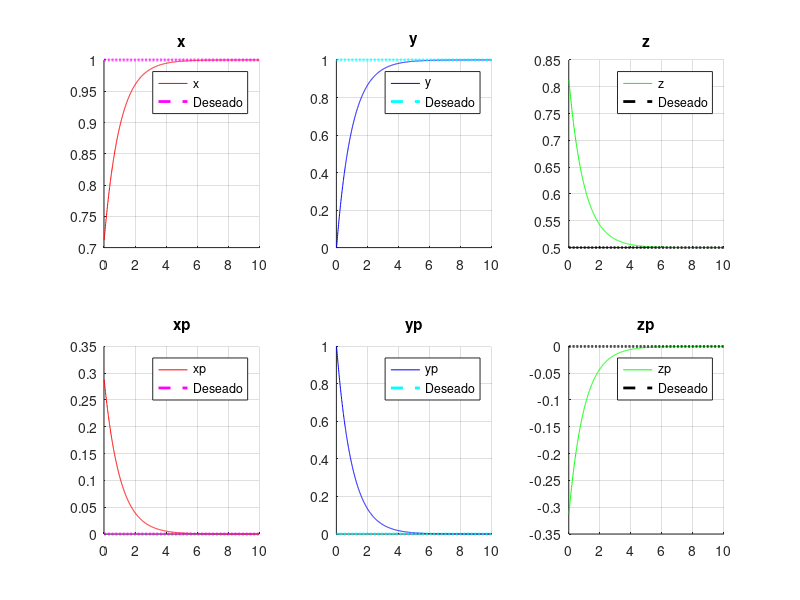
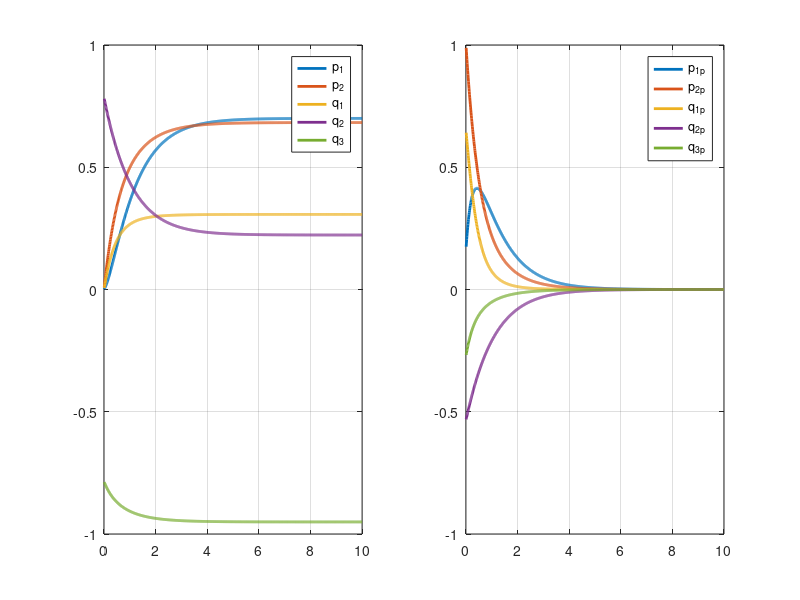

MATLAB code to generate these figures, in order:
%% Actividad 7: Manipulador en monociclo
close all; 
clear; clc;

%% Funciones
% Matriz Jacobiana
J = @(q) [cos(q(2)), - sin(q(2))/4 - q(1)*sin(q(2)) - (cos(q(2))*sin(q(3))*(5*cos(q(4) + q(5)) + 6*cos(q(4))))/20 - (cos(q(3))*sin(q(2))*(5*cos(q(4) + q(5)) + 6*cos(q(4))))/20, -(sin(q(2) + q(3))*(5*cos(q(4) + q(5)) + 6*cos(q(4))))/20, -(cos(q(2) + q(3))*(5*sin(q(4) + q(5)) + 6*sin(q(4))))/20, -(cos(q(2) + q(3))*sin(q(4) + q(5)))/4;
          sin(q(2)),   cos(q(2))/4 + q(1)*cos(q(2)) + (cos(q(2))*cos(q(3))*(5*cos(q(4) + q(5)) + 6*cos(q(4))))/20 - (sin(q(2))*sin(q(3))*(5*cos(q(4) + q(5)) + 6*cos(q(4))))/20,  (cos(q(2) + q(3))*(5*cos(q(4) + q(5)) + 6*cos(q(4))))/20, -(sin(q(2) + q(3))*(5*sin(q(4) + q(5)) + 6*sin(q(4))))/20, -(sin(q(2) + q(3))*sin(q(4) + q(5)))/4;
          0,                                                                                                                                0,                                               0,                 cos(q(4) + q(5))/4 + (3*cos(q(4)))/10,                 cos(q(4) + q(5))/4];
      
% Vector de traslacion (ultima columna de wTe)     
vt = @(q) [cos(q(2))/4 + cos(q(2))*((3*cos(q(3))*cos(q(4)))/10 + (cos(q(3))*cos(q(4))*cos(q(5)))/4 - (cos(q(3))*sin(q(4))*sin(q(5)))/4) + q(1)*cos(q(2)) - sin(q(2))*((3*cos(q(4))*sin(q(3)))/10 - (sin(q(3))*sin(q(4))*sin(q(5)))/4 + (cos(q(4))*cos(q(5))*sin(q(3)))/4);
           sin(q(2))/4 + sin(q(2))*((3*cos(q(3))*cos(q(4)))/10 + (cos(q(3))*cos(q(4))*cos(q(5)))/4 - (cos(q(3))*sin(q(4))*sin(q(5)))/4) + cos(q(2))*((3*cos(q(4))*sin(q(3)))/10 - (sin(q(3))*sin(q(4))*sin(q(5)))/4 + (cos(q(4))*cos(q(5))*sin(q(3)))/4) + q(1)*sin(q(2));
           (3*sin(q(4)))/10 + (cos(q(4))*sin(q(5)))/4 + (cos(q(5))*sin(q(4)))/4 + 3/5];
       
%% Simulacion
p_base = [0 0]'; % Coordenadas generalizadas robot movil
q_arm = [0 pi/4 -pi/4]'; % Coordenadas generalizadas manipulador
q = [p_base; q_arm]; % Coordenadas generalizadas
K = [1 0 0; 0 1 0; 0 0 1]; % Matriz de ganancias

xd = [1 1 0.5]'; % Deseados

t = 0.01; % Tiempo de integracion
S = 10; % Tiempo total de simulacion

x_plot = zeros(3, (S / t)); % Matriz que guardara las posiciones globales en cada paso
xp_plot = zeros(3, (S / t)); % Matriz que guardara las velocidades(errores) globales en cada paso
q_plot = zeros(5, (S / t)); % Matriz que guardara las posiciones del robot movil y el manipulador en cada paso
qp_plot = zeros(5, (S / t)); % Matriz que guardara las velocidades(errores) del robot movil y el manipulador en cada paso
time = t : t : S; % Vector de tiempo para las graficas

% Simulacion
for i = 1 : (S / t)
    x = vt(q); % Calcular posiciones actuales
    
    err = xd - x; % Error
    J_inv = pinv(J(q)); % Inversa del Jacobiano (pseudo-inversa)
    
    qp = J_inv * (K * err); % Actualizar velocidades
    q = q + qp * t; % Actualizar posiciones
    
    x_plot(:, i) = x; % Guardar posiciones actuales    
    xp_plot(:, i) = err; % Guardar errores actuales
    
    q_plot(:, i) = q; % Guardar posiciones actuales (movil y manipulador)   
    qp_plot(:, i) = qp; % Guardar errores actuales (movil y manipulador)
end

%% Graficas
figure(1)
subplot(2, 3, 1)
hold on
grid on
plot(time, x_plot(1, :), 'r')
plot(time, ones(size(time)) * xd(1), '--m', 'LineWidth', 2)
title('x')
legend('x', 'Deseado')

subplot(2, 3, 2)
hold on
grid on
plot(time, x_plot(2, :), 'b')
plot(time, ones(size(time)) * xd(2), '--c', 'LineWidth', 2)
title('y')
legend('y', 'Deseado')

subplot(2, 3, 3)
hold on
grid on
plot(time, x_plot(3, :), 'g')
plot(time, ones(size(time)) * xd(3), '--k', 'LineWidth', 2)
title('z')
legend('z', 'Deseado')

subplot(2, 3, 4)
hold on
grid on
plot(time, xp_plot(1, :), 'r')
plot(time, zeros(size(time)), '--m', 'LineWidth', 2)
title('xp')
legend('xp', 'Deseado')

subplot(2, 3, 5)
hold on
grid on
plot(time, xp_plot(2, :), 'b')
plot(time, zeros(size(time)), '--c', 'LineWidth', 2)
title('yp')
legend('yp', 'Deseado')

subplot(2, 3, 6)
hold on
grid on
plot(time, xp_plot(3, :), 'g')
plot(time, zeros(size(time)), '--k', 'LineWidth', 2)
title('zp')
legend('zp', 'Deseado')

figure(2)
subplot(1, 2, 1)
plot(time, q_plot, 'LineWidth', 2)
grid on
legend('p_1', 'p_2', 'q_1', 'q_2', 'q_3')

subplot(1, 2, 2)
plot(time, qp_plot, 'LineWidth', 2)
grid on
legend('p_1_p', 'p_2_p', 'q_1_p', 'q_2_p', 'q_3_p');